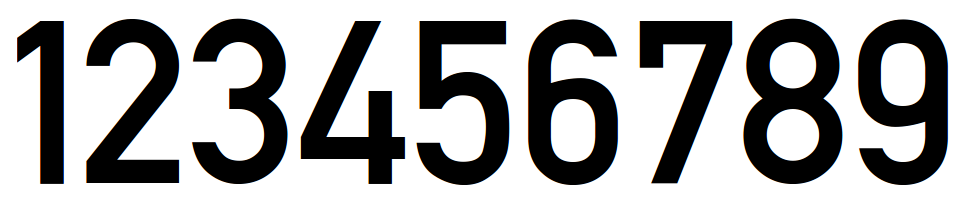
//> input picture digits.png, 980 x 208 px
$ ./train   (built with g++ and OpenCV 4)
//> lines starting //> are read from the running program, lines starting //| are printed output that depends on the picture; after the words box and inside, x2 and y2 are one past the last pixel; in counts of white or black regions, pixels touching at a corner belong together
#include <iostream>

#include <opencv2/highgui/highgui.hpp>
#include <opencv2/opencv.hpp>
#include <opencv2/imgproc/imgproc.hpp>
#include "opencv2/highgui/highgui.hpp"
#include "opencv2/imgproc/imgproc.hpp"
#include <iostream>
#include <stdio.h>

int main(int argc, char *argv[]) {
  //Process image to extract contour
  cv::Mat thr, gray, con;
  cv::Mat src = cv::imread("digits.png",1);
//> src is the input picture: 208 rows x 980 cols, CV_8UC3; mean B, G, R 171.2, 171.2, 171.2
  cv::cvtColor(src, gray, CV_BGR2GRAY);
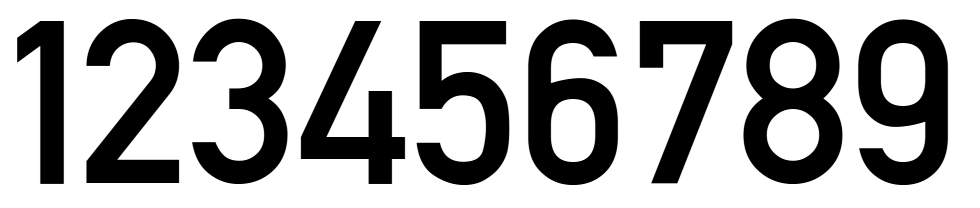
//> gray: 208 rows x 980 cols, CV_8UC1; min 0, max 255, mean 171.2
  cv::threshold(gray ,thr, 200, 255, cv::THRESH_BINARY_INV); //Threshold to find contour
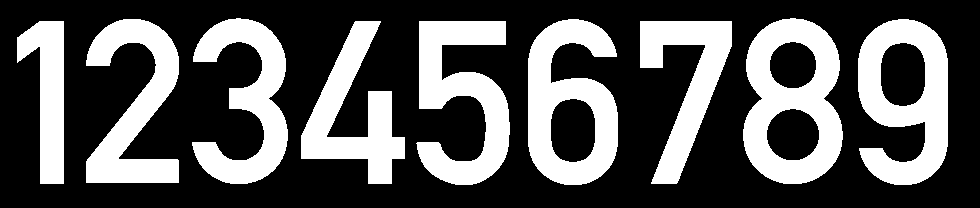
//> thr: 208 rows x 980 cols, CV_8UC1; 33.6% white; 9 white regions
  thr.copyTo(con);

  // Create sample and label data
  std::vector< std::vector <cv::Point> > contours; // Vector for storing contour
  std::vector< cv::Vec4i > hierarchy;
  cv::Mat sample;
  cv::Mat response_array;
  cv::findContours( con, contours, hierarchy,CV_RETR_CCOMP, CV_CHAIN_APPROX_SIMPLE ); //Find contour
//> contours = 13 contours; largest, box (x1, y1, x2, y2) and area: (743, 18, 843, 184) 13190, (528, 19, 618, 185) 10858, (858, 19, 948, 185) 10831, (416, 21, 510, 185) 8082, (86, 19, 179, 183) 7282

  for( int i = 0; i< contours.size(); i=hierarchy[i][0] ) // iterate through first hierarchy level contours
  {
    cv::Rect r= boundingRect(contours[i]); //Find bounding rect for each contour
    cv::rectangle(src, cv::Point(r.x,r.y), cv::Point(r.x+r.width,r.y+r.height), cv::Scalar(0,0,255),2,8,0);
    cv::Mat ROI = thr(r); //Crop the image
    cv::Mat tmp1, tmp2;
    cv::resize(ROI,tmp1, cv::Size(10,10), 0,0, cv::INTER_LINEAR ); //resize to 10X10
    tmp1.convertTo(tmp2, CV_32FC1); //convert to float
    sample.push_back(tmp2.reshape(1,1)); // Store  sample data
    cv::imshow("src",src);
    int c = cv::waitKey(0); // Read corresponding label for contour from keyoard
    c-=0x30;     // Convert ascii to intiger value
    response_array.push_back(c); // Store label to a mat
    cv::rectangle(src, cv::Point(r.x,r.y), cv::Point(r.x+r.width,r.y+r.height), cv::Scalar(0,255,0),2,8,0);
  }
//> this loop made 9 passes; the space key is pressed
//> r on passes 1 to 9: Rect(640, 21, 92, 163), Rect(416, 21, 94, 164), Rect(301, 21, 104, 163), Rect(17, 21, 47, 163), Rect(858, 19, 90, 166), Rect(528, 19, 90, 166), Rect(86, 19, 93, 164), Rect(743, 18, 100, 166), Rect(192, 18, 96, 166)
//> pass 1, `cv::Mat ROI = thr(r);`:
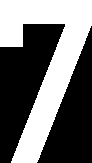
//> ROI: 163 rows x 92 cols, CV_8UC1; 43% white; 1 white region, box (x1, y1, x2, y2) and area: (0, 0, 92, 163) 6445
//> pass 1, `cv::imshow("src",src);`:
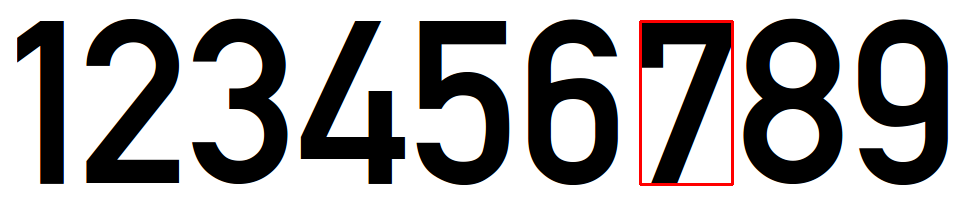
//> window 'src': 208 rows x 980 cols, CV_8UC3; mean B, G, R 169.7, 169.6, 171.6
//> pass 2, `cv::Mat ROI = thr(r);`:
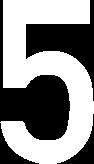
//> ROI: 164 rows x 94 cols, CV_8UC1; 54.7% white; 4 black regions, box (x1, y1, x2, y2) and area: (0, 0, 70, 140) 3645, (26, 0, 94, 101) 2407, (57, 114, 94, 164) 475, (0, 123, 39, 164) 449
//> pass 2, `cv::imshow("src",src);`:
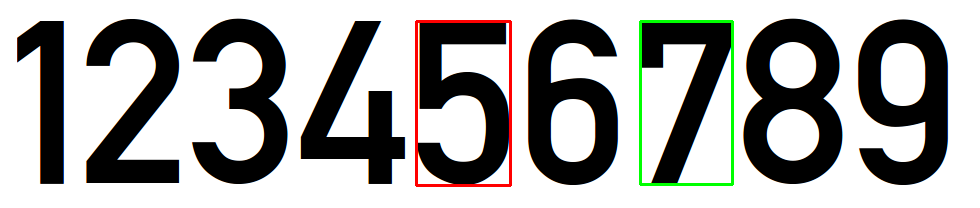
//> window 'src': 208 rows x 980 cols, CV_8UC3; mean B, G, R 168, 169.9, 169.9
//> after the loop:
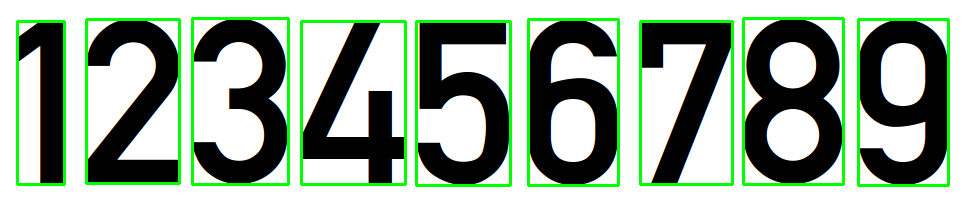
//> src: 208 rows x 980 cols, CV_8UC3; 6.71% of pixels changed, all inside (x1, y1, x2, y2) = (16, 17, 950, 187)

  // Store the data to file
  cv::Mat response,tmp;
  tmp = response_array.reshape(1,1); //make continuous
  tmp.convertTo(response,CV_32FC1); // Convert  to float

  cv::FileStorage Data("DigitTrainingData.yml", cv::FileStorage::WRITE); // Store the sample data in a file
  Data << "data" << sample;
  Data.release();

  cv::FileStorage Label("DigitLabelData.yml", cv::FileStorage::WRITE); // Store the label data in a file
  Label << "label" << response;
  Label.release();
  std::cout<<"Training and Label data created successfully....!! "<<std::endl;

  cv::Ptr<cv::ml::TrainData>trainingData=cv::ml::TrainData::create(sample, cv::ml::SampleTypes::ROW_SAMPLE, response);
  cv::Ptr<cv::ml::KNearest> knn = cv::ml::KNearest::create();
  knn->train(trainingData); // Train with sample and responses
  cv::FileStorage knnFS("TrainedKNN.knn", cv::FileStorage::WRITE);
  knn->write(knnFS);
  knnFS.release();

  cv::imshow("src",src);
  cv::waitKey();

  cv::waitKey(200);
  src = cv::imread("30_2.jpg", 1);
//> 30_2.jpg cannot be read in this run, so this picture is empty
  cv::Mat planes[3];
  //Mat dst;
  cv::split(src,planes);
//> (the run ends here: the program stops with an error, at `cv::cvtColor(src, gray, CV_BGR2GRAY);`)
